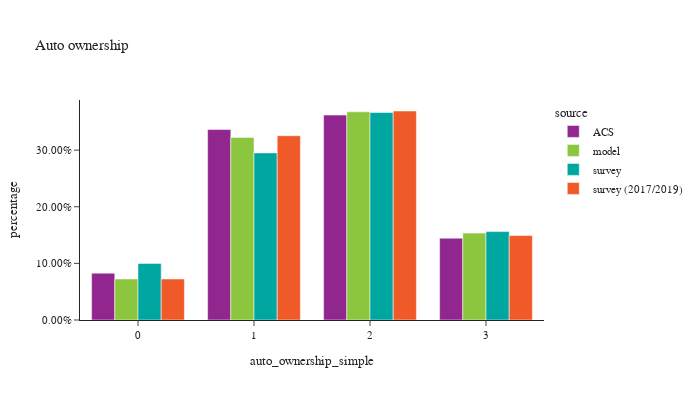

The notebook cell saved with this chart:
### Code cell
df_plot = hh.groupby(['source','auto_ownership_simple'])['hhexpfac'].sum().reset_index()
df_plot = pd.concat([df_plot,df_acs])
df_plot = df_plot.reset_index(drop=True)
df_plot['percentage'] = df_plot.groupby(['source'], group_keys=False)['hhexpfac'].\
        apply(lambda x: x / float(x.sum()))

df_plot_ct = hh.groupby(['source','auto_ownership_simple'])['hhexpfac'].count().reset_index(). \
    rename(columns={'hhexpfac':'sample count'})
df_plot = df_plot.merge(df_plot_ct, on=['source','auto_ownership_simple'], how='left')
df_plot = df_plot[df_plot['auto_ownership_simple'] != '-1']

fig = px.bar(df_plot.sort_values(by=['source']), x="auto_ownership_simple", y="percentage", color="source",
             hover_data=['sample count'],
             barmode="group",title="Auto ownership")
fig.update_layout(height=400, width=700, font=dict(size=11),
                  yaxis=dict(tickformat=".2%"))
fig.show()

### Figure 1 — Plotly figure (JSON) as saved in the notebook; plotly's stock layout.template omitted (floating-point values rounded to 4 significant figures)
{"data": [{"alignmentgroup": "True", "customdata": [[null], [null], [null], [null], [null]], "hovertemplate": "source=ACS<br>auto_ownership_simple=%{x}<br>percentage=%{y}<br>sample count=%{customdata[0]}<extra></extra>", "legendgroup": "ACS", "marker": {"color": "#91268F", "pattern": {"shape": ""}}, "name": "ACS", "offsetgroup": "ACS", "orientation": "v", "showlegend": true, "textposition": "auto", "type": "bar", "x": ["4+", 2, 1, 0, 3], "xaxis": "x", "y": [0.07446, 0.3619, 0.3364, 0.08278, 0.1445], "yaxis": "y"}, {"alignmentgroup": "True", "customdata": [[125800.0], [145800.0], [266500.0], [638300.0], [559800.0]], "hovertemplate": "source=model<br>auto_ownership_simple=%{x}<br>percentage=%{y}<br>sample count=%{customdata[0]}<extra></extra>", "legendgroup": "model", "marker": {"color": "#8CC63E", "pattern": {"shape": ""}}, "name": "model", "offsetgroup": "model", "orientation": "v", "showlegend": true, "textposition": "auto", "type": "bar", "x": ["0", "4+", "3", "2", "1"], "xaxis": "x", "y": [0.07247, 0.08396, 0.1535, 0.3677, 0.3224], "yaxis": "y"}, {"alignmentgroup": "True", "customdata": [[1576.0], [1034.0], [268.0], [572.0], [118.0]], "hovertemplate": "source=survey<br>auto_ownership_simple=%{x}<br>percentage=%{y}<br>sample count=%{customdata[0]}<extra></extra>", "legendgroup": "survey", "marker": {"color": "#00A7A0", "pattern": {"shape": ""}}, "name": "survey", "offsetgroup": "survey", "orientation": "v", "showlegend": true, "textposition": "auto", "type": "bar", "x": ["1", "2", "3", "0", "4+"], "xaxis": "x", "y": [0.2951, 0.3664, 0.1562, 0.09999, 0.0819], "yaxis": "y"}, {"alignmentgroup": "True", "customdata": [[1077.0], [2960.0], [1662.0], [347.0], [141.0]], "hovertemplate": "source=survey (2017/2019)<br>auto_ownership_simple=%{x}<br>percentage=%{y}<br>sample count=%{customdata[0]}<extra></extra>", "legendgroup": "survey (2017/2019)", "marker": {"color": "#F05A28", "pattern": {"shape": ""}}, "name": "survey (2017/2019)", "offsetgroup": "survey (2017/2019)", "orientation": "v", "showlegend": true, "textposition": "auto", "type": "bar", "x": ["0", "1", "2", "3", "4+"], "xaxis": "x", "y": [0.07237, 0.3255, 0.3691, 0.1491, 0.08197], "yaxis": "y"}], "layout": {"barmode": "group", "font": {"size": 11}, "height": 400, "legend": {"title": {"text": "source"}, "tracegroupgap": 0}, "title": {"text": "Auto ownership"}, "width": 700, "xaxis": {"anchor": "y", "domain": [0.0, 1.0], "title": {"text": "auto_ownership_simple"}}, "yaxis": {"anchor": "x", "domain": [0.0, 1.0], "tickformat": ".2%", "title": {"text": "percentage"}}}}
